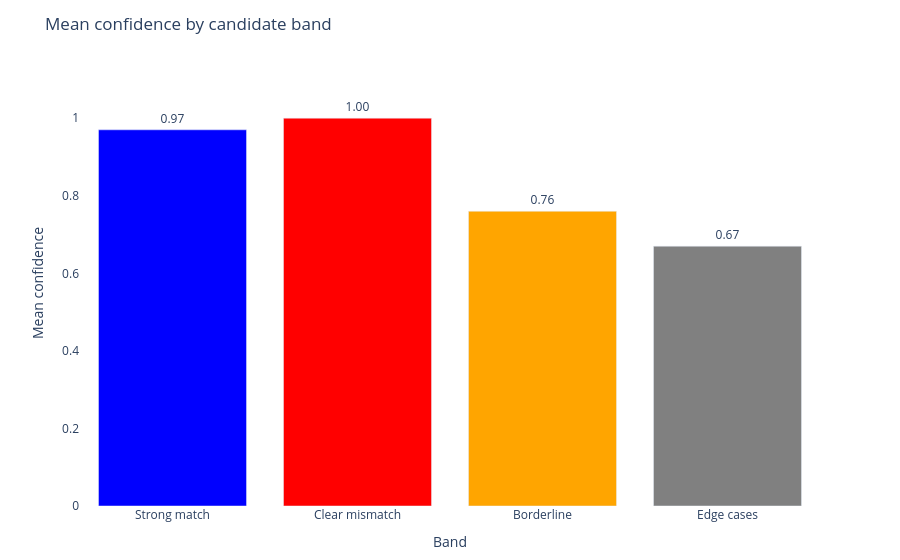

The cell this chart's notebook holds for it:
### Markdown cell above
## 8. Confidence by band

Strong matches and clear mismatches should produce high confidence. Borderline and edge cases should produce lower confidence, with Review being the natural landing spot for uncertain decisions.

### Code cell
band_order  = ["strong_match", "clear_mismatch", "borderline", "edge"]
band_labels = {
    "strong_match":   "Strong match",
    "clear_mismatch": "Clear mismatch",
    "borderline":     "Borderline",
    "edge":           "Edge cases",
}

band_summary = (
    results_df
    .groupby("band")
    .agg(
        mean_confidence=("confidence", "mean"),
        count          =("id",         "count"),
        advanced       =("decision",   lambda x: (x == "Advance").sum()),
        reviewed       =("decision",   lambda x: (x == "Review").sum()),
        declined       =("decision",   lambda x: (x == "Decline").sum()),
    )
    .reset_index()
)
band_summary["band"] = pd.Categorical(
    band_summary["band"], categories=band_order, ordered=True
)
band_summary = band_summary.sort_values("band")
band_summary["band_label"] = band_summary["band"].map(band_labels)
band_summary["mean_confidence"] = band_summary["mean_confidence"].round(2)

fig1 = go.Figure(go.Bar(
    x=band_summary["band_label"],
    y=band_summary["mean_confidence"],
    marker_color=["blue", "red", "orange", "grey"],
    text=[f"{v:.2f}" for v in band_summary["mean_confidence"]],
    textposition="outside",
))
fig1.update_layout(
    title="Mean confidence by candidate band",
    xaxis_title="Band",
    yaxis_title="Mean confidence",
    yaxis=dict(range=[0, 1.15]),
    plot_bgcolor="white",
    paper_bgcolor="white",
    font=dict(size=12),
    margin=dict(t=60, b=40),
)
fig1.show()

print()
print(band_summary[["band_label", "mean_confidence", "advanced", "reviewed", "declined"]]
      .to_string(index=False))

### Figure 1 — Plotly figure (JSON) as saved in the notebook; plotly's stock layout.template omitted (floating-point values rounded to 4 significant figures)
{"data": [{"marker": {"color": ["blue", "red", "orange", "grey"]}, "text": ["0.97", "1.00", "0.76", "0.67"], "textposition": "outside", "type": "bar", "x": ["Strong match", "Clear mismatch", "Borderline", "Edge cases"], "y": [0.97, 1.0, 0.76, 0.67]}], "layout": {"font": {"size": 12}, "margin": {"b": 40, "t": 60}, "paper_bgcolor": "white", "plot_bgcolor": "white", "title": {"text": "Mean confidence by candidate band"}, "xaxis": {"title": {"text": "Band"}}, "yaxis": {"range": [0, 1.15], "title": {"text": "Mean confidence"}}}}
